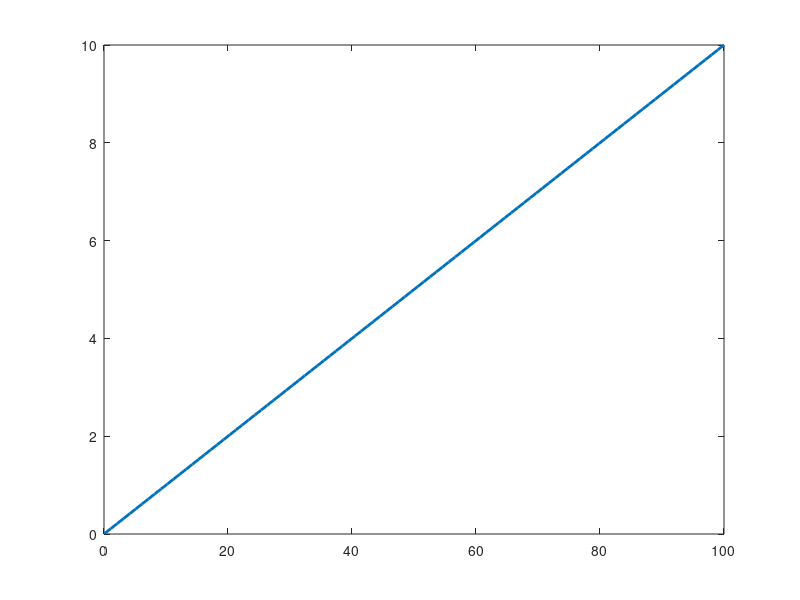

MATLAB code to generate this figure: (Note: this script raises an error after producing the figure.)
% Fly-scan performance against stage speed.
%
% Extends the original model with two things it was missing:
%   1. transfer time, which scales with copeak count and currently dominates
%   2. the speed above which one copeak smears further than half a spot,
%      which binning cannot recover
%
% Everything else is unchanged: copeaks are the native samples, the pixel
% grid is a binning choice, and SNR goes as sqrt(copeaks per pixel).

clear
close all

% ---------------------------------------------------------------- ASOPS
delay_rate = 10e3;              % asops delay rate (Hz)
T = 1/delay_rate;               % asops period (s)

% ------------------------------------------------------------- geometry
desired_stepsize_nm = 1000;     % nm - the point-by-point step we compare to
stage_speed = linspace(0.1e-3,100e-3,100);   % m/s
X = 100e-6;                     % travel range for x axis (m)
spot_um = 1.0;                  % optical resolution (um) - MEASURE THIS

% ------------------------------------------------- acquisition and link
points_per_segment = 500;       % half the 12.5 ns window at 10 MS/s
bytes_per_sample   = 2;         % 12-bit codes transfer as int16
transfer_MBps      = 4;         % ASSUMPTION - time a real download_line()

%% core model (unchanged)
t_range = X./stage_speed;       % s - flight time across the line
num_copeaks = t_range./T;
eff_pix_size_nm = 1e9.*X./num_copeaks;      % == 1e9 * stage_speed * T
eff_averages_perpix = desired_stepsize_nm./eff_pix_size_nm;
rsnr = sqrt(eff_averages_perpix);           % relative snr

%% what the original model left out
% Transfer scales with the number of copeaks, so it scales the same way as
% flight time - which is why the ratio between them is a constant and the
% curve only shifts, it does not change shape.
transfer_time = num_copeaks .* points_per_segment .* bytes_per_sample ...
                ./ (transfer_MBps*1e6);
total_line_time = t_range + transfer_time;

transfer_ratio = (points_per_segment*bytes_per_sample) ...
                 / (T * transfer_MBps*1e6);
fprintf('transfer is %.2fx the flight time, so lines take %.2fx longer\n', ...
        transfer_ratio, 1+transfer_ratio);

% Speed above which one copeak covers more than half a resolution element.
% Past this the data is smeared, not merely coarse, and no amount of
% binning in post recovers it.
v_max = (spot_um*1e-6/2) / T;   % m/s
fprintf('spot-limited ceiling: %.2f mm/s for a %.2f um spot\n', ...
        v_max*1e3, spot_um);

% Below one copeak per desired pixel the grid cannot even be filled, so
% rsnr there is a comparison, not an averaging gain.
undersampled = eff_averages_perpix < 1;

%% plots
figure; hold on; box on
plot(stage_speed.*1e3, eff_pix_size_nm./1000, 'LineWidth', 2);
yline(spot_um, '--', 'spot size', 'LineWidth', 1.5);
yline(spot_um/2, ':', 'half spot', 'LineWidth', 1.5);
xline(v_max*1e3, '--r', sprintf('%.1f mm/s', v_max*1e3), 'LineWidth', 1.5);
xlabel('stage speed (mm/s)'); ylabel('effective pixel size (\mum)');
title('native sampling - above the red line, binning cannot help');

figure; hold on; box on
plot(stage_speed.*1e3, t_range.*1000, '--', 'LineWidth', 1.5);
plot(stage_speed.*1e3, total_line_time.*1000, 'LineWidth', 2);
xline(v_max*1e3, '--r', 'LineWidth', 1.5);
legend('flight only (original)', 'flight + transfer', 'Location', 'northeast');
xlabel('stage speed (mm/s)'); ylabel('line scan time (ms)');
title(sprintf('transfer adds %.1fx', transfer_ratio));

figure; hold on; box on
plot(stage_speed.*1e3, rsnr, 'LineWidth', 2);
plot(stage_speed(undersampled).*1e3, rsnr(undersampled), 'r', 'LineWidth', 2);
xline(v_max*1e3, '--r', 'LineWidth', 1.5);
yline(1, ':', 'LineWidth', 1.5);
xlabel('stage speed (mm/s)'); ylabel('relative snr (au)');
title('red: fewer than one copeak per desired pixel');

% The trade that actually matters: SNR against total time, with the
% unusable region marked.
figure; hold on; box on
usable = ~undersampled & (stage_speed <= v_max);
plot(total_line_time.*1000, rsnr, ':', 'LineWidth', 1.5);
plot(total_line_time(usable).*1000, rsnr(usable), 'LineWidth', 2);
xlabel('line scan time (ms)'); ylabel('relative snr (au)');
title('the real trade-off, usable region solid');
set(gca,'XScale','log');
